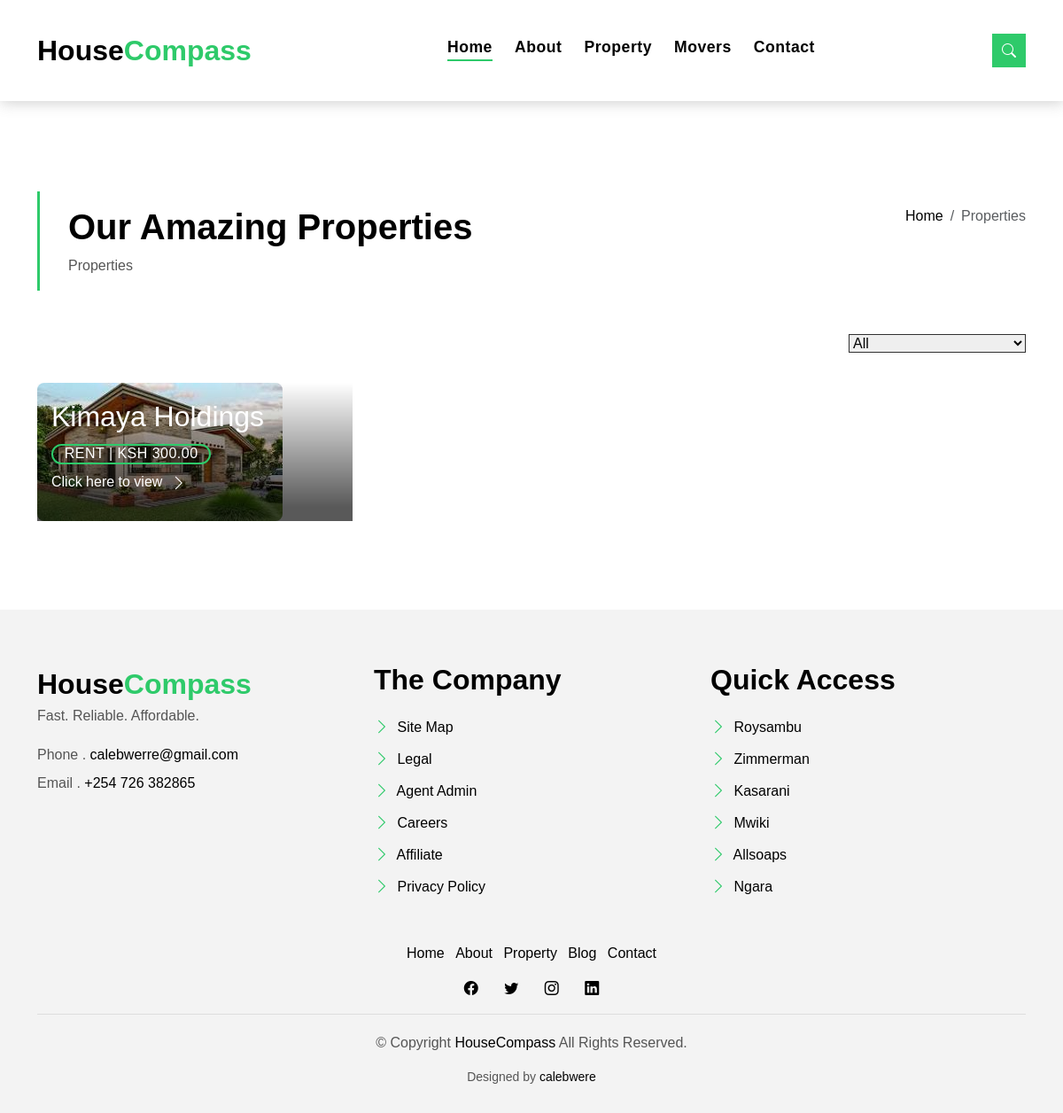
Page /properties/ on the committed database.
### campass/models.py (models this page shows, shortened)
class House(models.Model):
    agent = models.ForeignKey(Agent, on_delete=models.CASCADE)
    name = models.CharField(max_length=100)
    description = models.CharField(max_length=500)
    house_type = models.CharField(max_length=100)
    area = models.CharField(max_length=100)
    beds = models.CharField(max_length=100)
    baths  = models.CharField(max_length=100)
    address = models.CharField(max_length=200)
    price = models.DecimalField(max_digits=10, decimal_places=2)
    image = models.ImageField(upload_to='houses')
    latitude = models.DecimalField(max_digits=20, decimal_places=10)
    longitude = models.DecimalField(max_digits=20, decimal_places=10)
    class Meta:
        ordering = ['name']

### campass/views.py (the view)
# urls.py: path('properties/', HouseList.as_view(),name='houses'),
class HouseList(ListView):
    model = House
    paginate_by = 6
    context_object_name = 'houses'
    template_name='property.html'

### templates/property.html (shortened to what this page needs)
{%extends 'base.html'%}
{%load static %}
{%block content%}
{% include 'partials/header.html' %}
<main id="main">
    <section class="intro-single">
      <div class="container">
        <div class="row">
          <div class="col-md-12 col-lg-8">
            <div class="title-single-box">
              <h1 class="title-single">Our Amazing Properties</h1>
              <span class="color-text-a"> Properties</span>
            </div>
          </div>
          <div class="col-md-12 col-lg-4">
            <nav aria-label="breadcrumb" class="breadcrumb-box d-flex justify-content-lg-end">
              <ol class="breadcrumb">
                <li class="breadcrumb-item">
                  <a href="#">Home</a>
                </li>
                <li class="breadcrumb-item active" aria-current="page">
                  Properties
                </li>
              </ol>
            </nav>
          </div>
        </div>
      </div>
    </section>
    <section class="property-grid grid">
      <div class="container">
        <div class="row">
          <div class="col-sm-12">
            <div class="grid-option">
              <form>
                <select class="custom-select">
                  <option selected>All</option>
                </select>
              </form>
            </div>
          </div>
          {% for house in houses %}
          <div class="col-md-4">
            <div class="card-box-a card-shadow">
              <div class="img-box-a">
                <img src="{{house.image.url}}" alt="" class=" img-fluid" style="border-radius: 8px;">
              </div>
              <div class="card-overlay">
                <div class="card-overlay-a-content">
                  <div class="card-header-a">
                    <h2 class="card-title-a">
                      <a href="#">{{ house.name }}
                        </a>
                    </h2>
                  </div>
                  <div class="card-body-a">
                    <div class="price-box d-flex">
                      <span class="price-a">rent | Ksh {{house.price}}</span>
                    </div>
                    <a href="{% url 'house' house.id %}" class="link-a">Click here to view
                      <span class="bi bi-chevron-right"></span>
                    </a>
                  </div>
                </div>
              </div>
            </div>
          </div>
          {% endfor %}
        </div>
      </div>
    </section>
  </main>
{% include 'partials/footer.html' %}
{%endblock content%}

### static/assets/css/style.css (style rules this page uses)
body { font-family: "Poppins", sans-serif; color: #555555; }
h1, h2, h3, h4, h5, h6 { color: #000000; }
a { color: #000000; text-decoration: none; transition: all 0.5s ease; }
.link-a { text-decoration: none; color: #ffffff; text-decoration: none; }
@media (min-width: 768px) { .link-a { font-size: 0.9rem; } }
@media (min-width: 992px) { .link-a { font-size: 1rem; } }
.link-a span { font-size: 18px; vertical-align: middle; margin-left: 5px; }
@media (min-width: 768px) { .link-a span { font-size: 1.5rem; } }
@media (min-width: 992px) { .link-a span { font-size: 18px; } }
.color-text-a { text-decoration: none; color: #555555; }
.intro-single { padding: 12rem 0 3rem; }
.intro-single .title-single-box { padding: 1rem 0 1rem 2rem; }
.intro-single .title-single-box { border-left: 3px solid #2eca6a; }
.intro-single .title-single-box .title-single { font-weight: 600; font-size: 2.2rem; }
@media (min-width: 768px) { .intro-single .title-single-box .title-single { font-size: 2.1rem; } }
@media (min-width: 992px) { .intro-single .title-single-box .title-single { font-size: 2.5rem; } }
.intro-single .breadcrumb-box { padding: 1rem 0 0 0.5rem; }
.intro-single .breadcrumb { background-color: transparent; padding-right: 0; padding-left: 0; }
.card-box-a span, .card-box-b span, .card-box-c span, .card-box-d span { line-height: 0; }
@media (min-width: 768px) { .grid .card-box-a, .grid .card-box-b, .grid .card-box-c, .grid .card-box-d { margin-bottom: 2.5rem; } }
.card-box-a, .card-box-b, .card-box-d { position: relative; overflow: hidden; -webkit-backface-visibility: hidden; backface-visibility: hidden; }
@media (min-width: 768px) { .card-box-a .price-a, .card-box-b .price-a { font-size: 0.9rem; } }
@media (min-width: 992px) { .card-box-a .price-a, .card-box-b .price-a { font-size: 1rem; } }
.card-overlay { position: absolute; width: 100%; height: 100%; top: 0; left: 0; }
.card-shadow { -webkit-backface-visibility: hidden; backface-visibility: hidden; }
.card-shadow:before { content: " "; position: absolute; top: 0; left: 0; width: 100%; height: 100%; z-index: 1; background: linear-gradient(to bottom, rgba(0, 0, 0, 0) 0%, rgba(0, 0, 0, 0.2) 27%, rgba(0, 0, 0, 0.65) 90%); }
.card-overlay-a-content { transition: all 0.5s ease-in; position: absolute; width: 100%; bottom: 0px; z-index: 2; }
@media (min-width: 768px) { .card-overlay-a-content { bottom: -20px; } }
@media (min-width: 992px) { .card-overlay-a-content { bottom: 0px; } }
.card-header-a { padding: 0 1rem; }
.card-header-a .card-title-a { color: #ffffff; margin-bottom: 0; padding-bottom: 0.7rem; }
@media (min-width: 768px) { .card-header-a .card-title-a { font-size: 1.3rem; } }
@media (min-width: 992px) { .card-header-a .card-title-a { font-size: 2rem; } }
.card-header-a .card-title-a a { color: #ffffff; text-decoration: none; }
.card-body-a { z-index: 2; transition: all 0.5s ease-in; padding: 0rem 1rem 2rem 1rem; }
.card-body-a .price-box { padding-bottom: 0.5rem; }
.price-a { color: #ffffff; padding: 0.6rem 0.8rem; border: 2px solid #2eca6a; border-radius: 50px; text-transform: uppercase; letter-spacing: 0.03em; }
.property-grid .grid-option { text-align: right; margin-bottom: 2rem; }
.property-grid .grid-option .custom-select { border-radius: 0; width: 200px; border-color: #313131; }
.property-grid .grid-option .custom-select option { border-color: #313131; }

### rows in the picture
House: image (picture), name "Kimaya Holdings", price "300.00"
